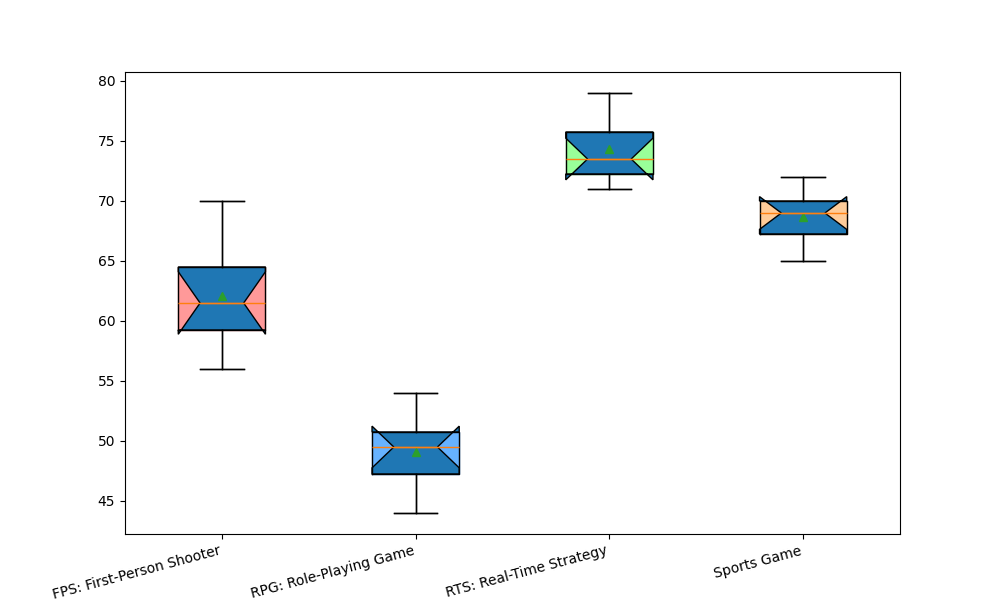

Generate this figure with Python:
import matplotlib.pyplot as plt
import matplotlib.patches as mpatches
import numpy as np

genres = ['FPS: First-Person Shooter', 'RPG: Role-Playing Game', 'RTS: Real-Time Strategy', 'Sports Game']

fps_data = [
    [58, 61, 59, 62, 70, 65, 56, 60, 63, 67],
    [44, 50, 47, 51, 49, 54, 45, 48, 53, 50],
    [72, 75, 73, 72, 76, 73, 78, 71, 79, 74],
    [66, 69, 71, 67, 65, 69, 70, 68, 72, 70]
]

fig, ax = plt.subplots(figsize=(10, 6))

ax.boxplot(fps_data, vert=True, patch_artist=True, notch=True, showmeans=True)

colors = ['#FF9999', '#66B2FF', '#99FF99', '#FFCC99']
for patch, color in zip(ax.boxplot(fps_data)['boxes'], colors):
    patch = mpatches.PathPatch(patch.get_path(), color=color)
    ax.add_artist(patch)
    # patch.set_facecolor(color)

ax.set_xticks(np.arange(1, len(genres) + 1))
ax.set_xticklabels(genres, rotation=15, ha='right', fontsize=10)

plt.show()
